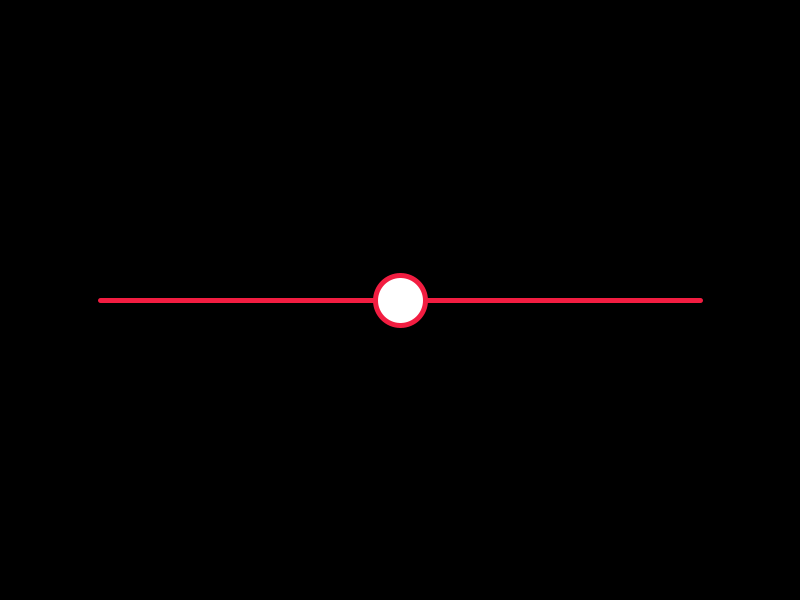
Frame 1 (no input)
Frame 60 (the mouse pressed at the canvas centre just before this capture): identical to frame 1, image omitted
Frame 120 (the mouse held since frame 60 and released just before this capture): identical to frame 1, image omitted

The Processing sketch that drew this single still picture (run headless with seeded random() and noise(); from frame 60 on, the mouse is pressed at the canvas centre):

// Processing sketch: Unit_3_check_3
// ── Unit_3_check_3.pde
//Jason Zhao
//block 2-3

//pallette 
color darkPurple = #230F28;
color pink       = #F21D41;
color lightGreen = #EBEBBC;
color medGreen   = #BCE3C5; 
color darkGreen  = #82B3AE;

float sliderX; 

void setup(){
  size(800,600);
  strokeWeight(5);
  stroke(pink);
  sliderX = 400;

}

void draw(){
  background(0);
  
  line(100,300,700,300);
  circle(sliderX,300,50);
}

void mouseDragged(){
  
}

void mouseReleased(){
  controlSlider();
}


void controlSlider(){
   if(mouseX > 100 && mouseX <700 && mouseY >275 && mouseY <325){
    sliderX = mouseX;
  }
}
